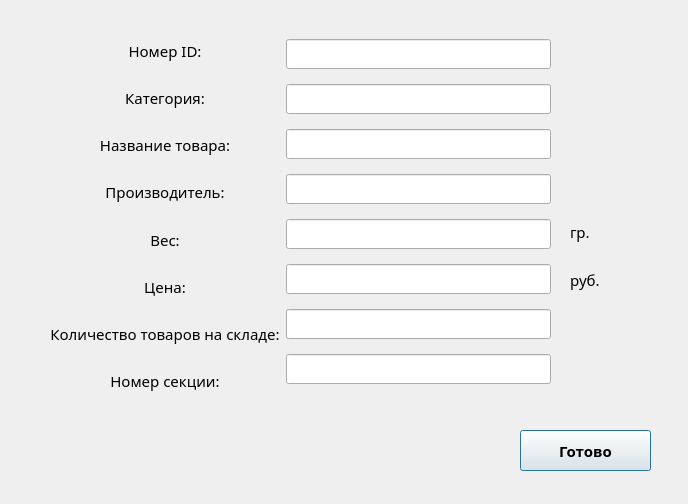
<?xml version="1.0" encoding="UTF-8"?>
<ui version="4.0">
 <class>TestAdd</class>
 <widget class="QDialog" name="TestAdd">
  <property name="geometry">
   <rect>
    <x>0</x>
    <y>0</y>
    <width>688</width>
    <height>504</height>
   </rect>
  </property>
  <property name="windowTitle">
   <string>Dialog</string>
  </property>
  <property name="windowIcon">
   <iconset>
    <normaloff>C:/Users/Mari/Pictures/pngtree-realistic-3d-rag-mop-and-plastic-bucket-png-image_6086440.png</normaloff>C:/Users/Mari/Pictures/pngtree-realistic-3d-rag-mop-and-plastic-bucket-png-image_6086440.png</iconset>
  </property>
  <widget class="QPushButton" name="Save">
   <property name="geometry">
    <rect>
     <x>520</x>
     <y>430</y>
     <width>131</width>
     <height>41</height>
    </rect>
   </property>
   <property name="font">
    <font>
     <family>Ink Free</family>
     <pointsize>11</pointsize>
     <bold>true</bold>
    </font>
   </property>
   <property name="cursor">
    <cursorShape>PointingHandCursor</cursorShape>
   </property>
   <property name="text">
    <string>Готово</string>
   </property>
  </widget>
  <widget class="QWidget" name="layoutWidget">
   <property name="geometry">
    <rect>
     <x>570</x>
     <y>210</y>
     <width>42</width>
     <height>91</height>
    </rect>
   </property>
   <layout class="QVBoxLayout" name="verticalLayout_3">
    <item>
     <widget class="QLabel" name="label">
      <property name="font">
       <font>
        <family>Century Gothic</family>
        <pointsize>11</pointsize>
       </font>
      </property>
      <property name="text">
       <string>гр.</string>
      </property>
     </widget>
    </item>
    <item>
     <widget class="QLabel" name="label_3">
      <property name="font">
       <font>
        <family>Century Gothic</family>
        <pointsize>11</pointsize>
       </font>
      </property>
      <property name="text">
       <string>руб.</string>
      </property>
     </widget>
    </item>
   </layout>
  </widget>
  <widget class="QWidget" name="layoutWidget">
   <property name="geometry">
    <rect>
     <x>50</x>
     <y>30</y>
     <width>501</width>
     <height>371</height>
    </rect>
   </property>
   <layout class="QHBoxLayout" name="horizontalLayout">
    <item>
     <layout class="QVBoxLayout" name="verticalLayout_2">
      <item>
       <widget class="QLabel" name="label_2">
        <property name="font">
         <font>
          <family>Century Gothic</family>
          <pointsize>11</pointsize>
         </font>
        </property>
        <property name="layoutDirection">
         <enum>Qt::LayoutDirection::LeftToRight</enum>
        </property>
        <property name="text">
         <string>Номер ID:</string>
        </property>
        <property name="alignment">
         <set>Qt::AlignmentFlag::AlignCenter</set>
        </property>
       </widget>
      </item>
      <item>
       <widget class="QLabel" name="label_4">
        <property name="font">
         <font>
          <family>Century Gothic</family>
          <pointsize>11</pointsize>
         </font>
        </property>
        <property name="layoutDirection">
         <enum>Qt::LayoutDirection::LeftToRight</enum>
        </property>
        <property name="text">
         <string>Категория:</string>
        </property>
        <property name="alignment">
         <set>Qt::AlignmentFlag::AlignCenter</set>
        </property>
       </widget>
      </item>
      <item>
       <widget class="QLabel" name="label_5">
        <property name="font">
         <font>
          <family>Century Gothic</family>
          <pointsize>11</pointsize>
         </font>
        </property>
        <property name="layoutDirection">
         <enum>Qt::LayoutDirection::LeftToRight</enum>
        </property>
        <property name="text">
         <string>Название товара:</string>
        </property>
        <property name="alignment">
         <set>Qt::AlignmentFlag::AlignCenter</set>
        </property>
       </widget>
      </item>
      <item>
       <widget class="QLabel" name="label_6">
        <property name="font">
         <font>
          <family>Century Gothic</family>
          <pointsize>11</pointsize>
         </font>
        </property>
        <property name="layoutDirection">
         <enum>Qt::LayoutDirection::LeftToRight</enum>
        </property>
        <property name="text">
         <string>Производитель:</string>
        </property>
        <property name="alignment">
         <set>Qt::AlignmentFlag::AlignCenter</set>
        </property>
       </widget>
      </item>
      <item>
       <widget class="QLabel" name="label_7">
        <property name="font">
         <font>
          <family>Century Gothic</family>
          <pointsize>11</pointsize>
         </font>
        </property>
        <property name="layoutDirection">
         <enum>Qt::LayoutDirection::LeftToRight</enum>
        </property>
        <property name="text">
         <string>Вес:</string>
        </property>
        <property name="alignment">
         <set>Qt::AlignmentFlag::AlignCenter</set>
        </property>
       </widget>
      </item>
      <item>
       <widget class="QLabel" name="label_8">
        <property name="font">
         <font>
          <family>Century Gothic</family>
          <pointsize>11</pointsize>
         </font>
        </property>
        <property name="layoutDirection">
         <enum>Qt::LayoutDirection::LeftToRight</enum>
        </property>
        <property name="text">
         <string>Цена:</string>
        </property>
        <property name="alignment">
         <set>Qt::AlignmentFlag::AlignCenter</set>
        </property>
       </widget>
      </item>
      <item>
       <widget class="QLabel" name="label_9">
        <property name="font">
         <font>
          <family>Century Gothic</family>
          <pointsize>11</pointsize>
         </font>
        </property>
        <property name="layoutDirection">
         <enum>Qt::LayoutDirection::LeftToRight</enum>
        </property>
        <property name="text">
         <string>Количество товаров на складе:</string>
        </property>
        <property name="alignment">
         <set>Qt::AlignmentFlag::AlignCenter</set>
        </property>
       </widget>
      </item>
      <item>
       <widget class="QLabel" name="label_10">
        <property name="font">
         <font>
          <family>Century Gothic</family>
          <pointsize>11</pointsize>
         </font>
        </property>
        <property name="layoutDirection">
         <enum>Qt::LayoutDirection::LeftToRight</enum>
        </property>
        <property name="text">
         <string>Номер секции:</string>
        </property>
        <property name="alignment">
         <set>Qt::AlignmentFlag::AlignCenter</set>
        </property>
       </widget>
      </item>
     </layout>
    </item>
    <item>
     <layout class="QVBoxLayout" name="verticalLayout">
      <item>
       <widget class="QLineEdit" name="lineEdit">
        <property name="font">
         <font>
          <family>Century Gothic</family>
          <pointsize>11</pointsize>
         </font>
        </property>
       </widget>
      </item>
      <item>
       <widget class="QLineEdit" name="lineEditCat">
        <property name="font">
         <font>
          <family>Century Gothic</family>
          <pointsize>11</pointsize>
         </font>
        </property>
       </widget>
      </item>
      <item>
       <widget class="QLineEdit" name="lineEditName">
        <property name="font">
         <font>
          <family>Century Gothic</family>
          <pointsize>11</pointsize>
         </font>
        </property>
       </widget>
      </item>
      <item>
       <widget class="QLineEdit" name="lineEditProd">
        <property name="font">
         <font>
          <family>Century Gothic</family>
          <pointsize>11</pointsize>
         </font>
        </property>
       </widget>
      </item>
      <item>
       <widget class="QLineEdit" name="lineEditWeight">
        <property name="font">
         <font>
          <family>Century Gothic</family>
          <pointsize>11</pointsize>
         </font>
        </property>
       </widget>
      </item>
      <item>
       <widget class="QLineEdit" name="lineEditPrice">
        <property name="font">
         <font>
          <family>Century Gothic</family>
          <pointsize>11</pointsize>
         </font>
        </property>
       </widget>
      </item>
      <item>
       <widget class="QLineEdit" name="lineEditQuantity">
        <property name="font">
         <font>
          <family>Century Gothic</family>
          <pointsize>11</pointsize>
         </font>
        </property>
       </widget>
      </item>
      <item>
       <widget class="QLineEdit" name="lineEditNumSec">
        <property name="font">
         <font>
          <family>Century Gothic</family>
          <pointsize>11</pointsize>
         </font>
        </property>
       </widget>
      </item>
     </layout>
    </item>
   </layout>
  </widget>
 </widget>
 <resources/>
 <connections/>
</ui>
